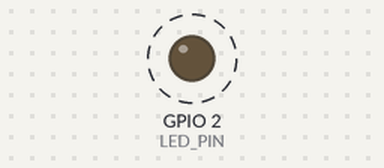
Bench run of a sketch on a simulated ESP32. Shown: output pins drawn as LEDs (lit = HIGH). Dashed ring = blinking.

Above: at 0.2 s.
Timing chart, 0 to 3.0 s (numbered marks = the images above):
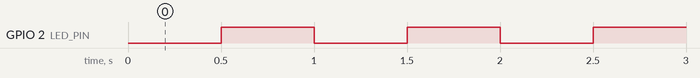

The sketch:

text3.01millis.ino
```cpp
// 定义LED引脚
const int LED_PIN = 2;  // ESP32开发板上的内置LED通常连接GPIO2

// 使用 unsigned long 类型存储时间变量（millis()返回值的类型）
unsigned long previousMillis = 0;  // 上一次LED状态改变的时间
const unsigned long interval = 500; // 闪烁间隔：500毫秒（1Hz = 亮500ms + 灭500ms）

// LED当前状态
bool ledState = false;

void setup() {
  // 初始化LED引脚为输出模式
  pinMode(LED_PIN, OUTPUT);

  // 可选：初始化串口用于调试（非必需）
  // Serial.begin(115200);
  // Serial.println("LED 1Hz 闪烁开始...");
}

void loop() {
  // 获取当前系统运行时间（毫秒）
  unsigned long currentMillis = millis();

  // 检查是否到达切换LED状态的时间
  if (currentMillis - previousMillis >= interval) {
    // 保存本次切换的时间，作为下一次切换的基准
    previousMillis = currentMillis;

    // 切换LED状态
    ledState = !ledState;
    digitalWrite(LED_PIN, ledState ? HIGH : LOW);


  }


}
```

Measured:
- by itself, GPIO 2 (LED_PIN): alternates HIGH for 0.50 s and LOW for 0.50 s
